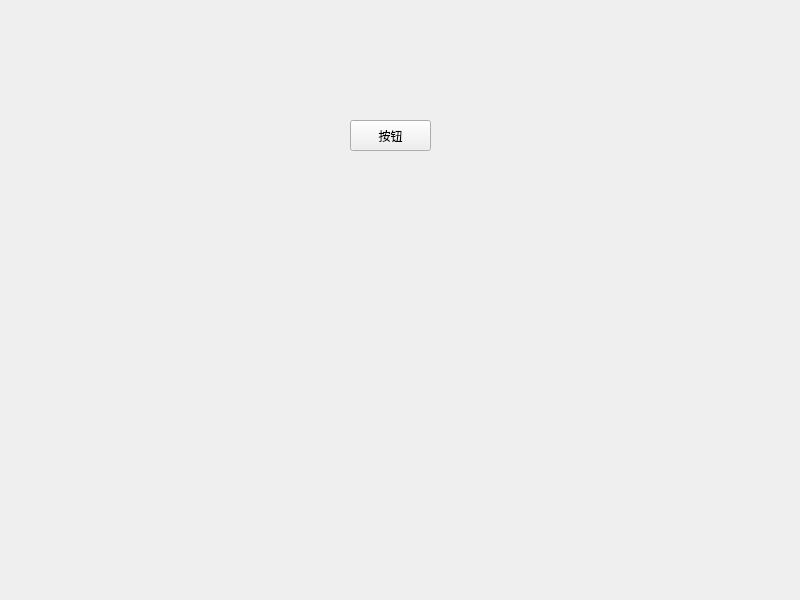
<?xml version="1.0" encoding="UTF-8"?>
<ui version="4.0">
 <class>Widget</class>
 <widget class="QWidget" name="Widget">
  <property name="geometry">
   <rect>
    <x>0</x>
    <y>0</y>
    <width>800</width>
    <height>600</height>
   </rect>
  </property>
  <property name="windowTitle">
   <string>Widget</string>
  </property>
  <widget class="QPushButton" name="pushButton">
   <property name="geometry">
    <rect>
     <x>350</x>
     <y>120</y>
     <width>81</width>
     <height>31</height>
    </rect>
   </property>
   <property name="text">
    <string>按钮</string>
   </property>
  </widget>
 </widget>
 <resources/>
 <connections/>
</ui>
